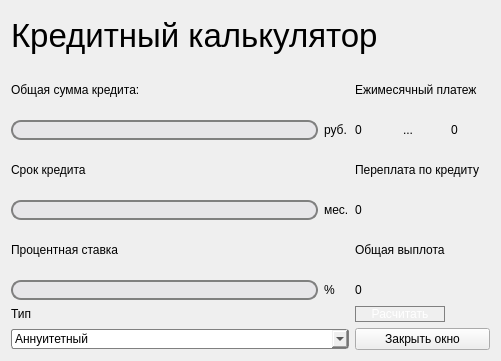
<?xml version="1.0" encoding="UTF-8"?>
<ui version="4.0">
 <class>CalcCreditView</class>
 <widget class="QWidget" name="CalcCreditView">
  <property name="geometry">
   <rect>
    <x>0</x>
    <y>0</y>
    <width>370</width>
    <height>361</height>
   </rect>
  </property>
  <property name="windowTitle">
   <string>Form</string>
  </property>
  <layout class="QGridLayout" name="gridLayout">
   <item row="0" column="0" colspan="4">
    <widget class="QLabel" name="label">
     <property name="font">
      <font>
       <pointsize>25</pointsize>
      </font>
     </property>
     <property name="text">
      <string>Кредитный калькулятор</string>
     </property>
    </widget>
   </item>
   <item row="1" column="0">
    <widget class="QLabel" name="label_">
     <property name="text">
      <string>Общая сумма кредита:</string>
     </property>
    </widget>
   </item>
   <item row="1" column="2" colspan="3">
    <widget class="QLabel" name="label_6">
     <property name="text">
      <string>Ежимесячный платеж</string>
     </property>
    </widget>
   </item>
   <item row="2" column="0">
    <widget class="QLineEdit" name="lineEdit_all_sum">
     <property name="styleSheet">
      <string notr="true"> QLineEdit {
    border: 2px solid gray;
    border-radius: 10px;
    padding: 0 8px;
    background: white;
    selection-background-color: darkgray;
       background-color: rgba(230, 228, 232, 199);
}</string>
     </property>
     <property name="maxLength">
      <number>20</number>
     </property>
    </widget>
   </item>
   <item row="2" column="1">
    <widget class="QLabel" name="label_12">
     <property name="text">
      <string>руб.</string>
     </property>
    </widget>
   </item>
   <item row="2" column="2">
    <widget class="QLabel" name="label_all_sum">
     <property name="text">
      <string>0</string>
     </property>
    </widget>
   </item>
   <item row="2" column="3">
    <widget class="QLabel" name="label_point">
     <property name="text">
      <string>...</string>
     </property>
    </widget>
   </item>
   <item row="2" column="4">
    <widget class="QLabel" name="label_mouth">
     <property name="text">
      <string>0</string>
     </property>
    </widget>
   </item>
   <item row="3" column="0">
    <widget class="QLabel" name="label_3">
     <property name="text">
      <string>Срок кредита</string>
     </property>
    </widget>
   </item>
   <item row="3" column="2" colspan="3">
    <widget class="QLabel" name="label_7">
     <property name="text">
      <string>Переплата по кредиту </string>
     </property>
    </widget>
   </item>
   <item row="4" column="0">
    <widget class="QLineEdit" name="lineEdit_credit_term">
     <property name="styleSheet">
      <string notr="true"> QLineEdit {
    border: 2px solid gray;
    border-radius: 10px;
    padding: 0 8px;
    background: white;
    selection-background-color: darkgray;
       background-color: rgba(230, 228, 232, 199);
}</string>
     </property>
     <property name="maxLength">
      <number>10</number>
     </property>
    </widget>
   </item>
   <item row="4" column="1">
    <widget class="QLabel" name="label_13">
     <property name="text">
      <string>мес.</string>
     </property>
    </widget>
   </item>
   <item row="4" column="2">
    <widget class="QLabel" name="label_credit_term">
     <property name="text">
      <string>0</string>
     </property>
    </widget>
   </item>
   <item row="5" column="0">
    <widget class="QLabel" name="label_4">
     <property name="text">
      <string>Процентная ставка</string>
     </property>
    </widget>
   </item>
   <item row="5" column="2" colspan="2">
    <widget class="QLabel" name="label_8">
     <property name="text">
      <string>Общая выплота</string>
     </property>
    </widget>
   </item>
   <item row="6" column="0">
    <widget class="QLineEdit" name="lineEdit_interest_rate">
     <property name="styleSheet">
      <string notr="true"> QLineEdit {
    border: 2px solid gray;
    border-radius: 10px;
    padding: 0 8px;
    background: white;
    selection-background-color: darkgray;
       background-color: rgba(230, 228, 232, 199);
}</string>
     </property>
     <property name="maxLength">
      <number>4</number>
     </property>
    </widget>
   </item>
   <item row="6" column="1">
    <widget class="QLabel" name="label_14">
     <property name="text">
      <string>%</string>
     </property>
    </widget>
   </item>
   <item row="6" column="2">
    <widget class="QLabel" name="label_interest_rate">
     <property name="text">
      <string>0</string>
     </property>
    </widget>
   </item>
   <item row="7" column="0">
    <widget class="QLabel" name="label_5">
     <property name="text">
      <string>Тип</string>
     </property>
    </widget>
   </item>
   <item row="7" column="2" colspan="2">
    <widget class="QPushButton" name="pushButton_result">
     <property name="styleSheet">
      <string notr="true">QPushButton {
 background-color: rgba(117, 116, 118, 181)
 border-radius: 12px;
 color: white;
 border: 1px solid gray;
}

QPushButton:pressed {
   background-color: qlineargradient(x1: 0, y1: 0, x2: 0, y2: 1,
                                     stop: 0 #B22222, stop: 1 #B22222);
}</string>
     </property>
     <property name="text">
      <string>Расчитать</string>
     </property>
    </widget>
   </item>
   <item row="8" column="0" colspan="2">
    <widget class="QComboBox" name="comboBox_type">
     <property name="styleSheet">
      <string notr="true"> QComboBox {
    border: 1px solid gray;
    border-radius: 3px;
    padding: 1px 18px 1px 3px;
    min-width: 6em;
}

QComboBox:editable {
    background: white;
}

QComboBox:!editable, QComboBox::drop-down:editable {
     background: qlineargradient(x1: 0, y1: 0, x2: 0, y2: 1,
                                 stop: 0 #E1E1E1, stop: 0.4 #DDDDDD,
                                 stop: 0.5 #D8D8D8, stop: 1.0 #D3D3D3);
}

/* QComboBox получает состояние &quot;on&quot;, когда всплывающий список раскрыт */
QComboBox:!editable:on, QComboBox::drop-down:editable:on {
    background: qlineargradient(x1: 0, y1: 0, x2: 0, y2: 1,
                                stop: 0 #D3D3D3, stop: 0.4 #D8D8D8,
                                stop: 0.5 #DDDDDD, stop: 1.0 #E1E1E1);
}

</string>
     </property>
     <item>
      <property name="text">
       <string>Аннуитетный</string>
      </property>
     </item>
     <item>
      <property name="text">
       <string>Дифференцированный</string>
      </property>
     </item>
    </widget>
   </item>
   <item row="8" column="2" colspan="3">
    <widget class="QPushButton" name="pushButton_close">
     <property name="text">
      <string>Закрыть окно</string>
     </property>
    </widget>
   </item>
  </layout>
 </widget>
 <resources/>
 <connections/>
</ui>
